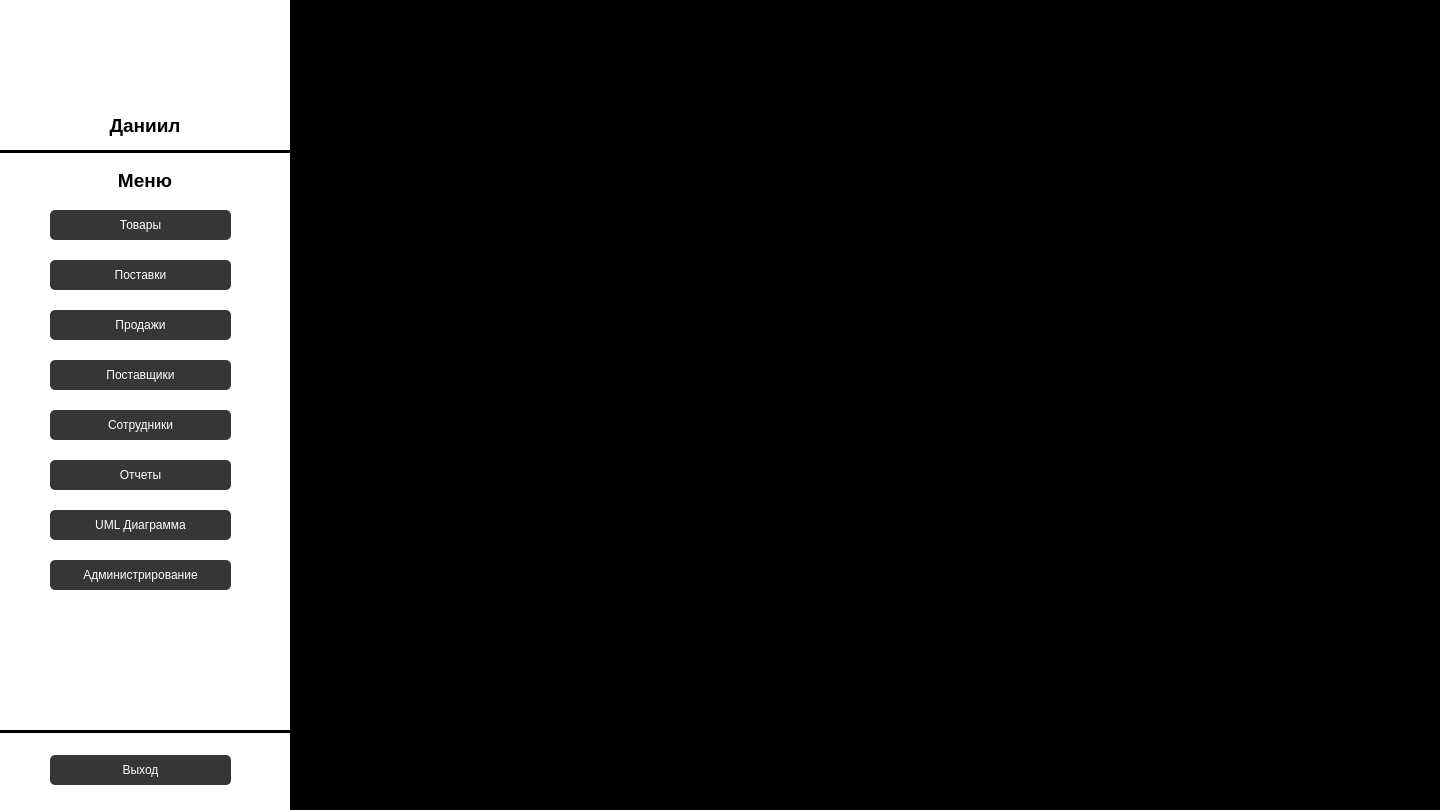
<?xml version="1.0" encoding="UTF-8"?>
<ui version="4.0">
 <class>MainWindow</class>
 <widget class="QMainWindow" name="MainWindow">
  <property name="geometry">
   <rect>
    <x>0</x>
    <y>0</y>
    <width>1440</width>
    <height>810</height>
   </rect>
  </property>
  <property name="minimumSize">
   <size>
    <width>1440</width>
    <height>810</height>
   </size>
  </property>
  <property name="maximumSize">
   <size>
    <width>1440</width>
    <height>810</height>
   </size>
  </property>
  <property name="windowTitle">
   <string>MainWindow</string>
  </property>
  <property name="styleSheet">
   <string notr="true">background-color: rgb(0, 0, 0);</string>
  </property>
  <widget class="QWidget" name="centralwidget">
   <widget class="QLabel" name="label">
    <property name="geometry">
     <rect>
      <x>0</x>
      <y>0</y>
      <width>290</width>
      <height>810</height>
     </rect>
    </property>
    <property name="minimumSize">
     <size>
      <width>290</width>
      <height>810</height>
     </size>
    </property>
    <property name="maximumSize">
     <size>
      <width>1440</width>
      <height>810</height>
     </size>
    </property>
    <property name="styleSheet">
     <string notr="true">background-color: rgb(255, 255, 255);</string>
    </property>
    <property name="text">
     <string/>
    </property>
   </widget>
   <widget class="QLabel" name="label_username">
    <property name="geometry">
     <rect>
      <x>0</x>
      <y>110</y>
      <width>290</width>
      <height>31</height>
     </rect>
    </property>
    <property name="font">
     <font>
      <family>Arial</family>
      <pointsize>14</pointsize>
      <weight>75</weight>
      <italic>false</italic>
      <bold>true</bold>
      <underline>false</underline>
      <strikeout>false</strikeout>
     </font>
    </property>
    <property name="styleSheet">
     <string notr="true">background-color: rgb(255, 255, 255);
</string>
    </property>
    <property name="text">
     <string>Даниил</string>
    </property>
    <property name="alignment">
     <set>Qt::AlignCenter</set>
    </property>
   </widget>
   <widget class="QLabel" name="label_3">
    <property name="geometry">
     <rect>
      <x>120</x>
      <y>60</y>
      <width>50</width>
      <height>50</height>
     </rect>
    </property>
    <property name="minimumSize">
     <size>
      <width>50</width>
      <height>50</height>
     </size>
    </property>
    <property name="maximumSize">
     <size>
      <width>50</width>
      <height>50</height>
     </size>
    </property>
    <property name="styleSheet">
     <string notr="true">background-color: rgb(255, 255, 255);</string>
    </property>
    <property name="text">
     <string/>
    </property>
    <property name="pixmap">
     <pixmap>../../../Downloads/user-octagon-svgrepo-com.svg</pixmap>
    </property>
    <property name="scaledContents">
     <bool>true</bool>
    </property>
    <property name="alignment">
     <set>Qt::AlignCenter</set>
    </property>
   </widget>
   <widget class="QLabel" name="line_1">
    <property name="geometry">
     <rect>
      <x>0</x>
      <y>150</y>
      <width>290</width>
      <height>3</height>
     </rect>
    </property>
    <property name="text">
     <string>TextLabel</string>
    </property>
   </widget>
   <widget class="QPushButton" name="pushButton_8">
    <property name="geometry">
     <rect>
      <x>50</x>
      <y>510</y>
      <width>181</width>
      <height>30</height>
     </rect>
    </property>
    <property name="styleSheet">
     <string notr="true">background-color: rgb(54, 54, 54);
border-radius:5px;
font: 9pt &quot;Arial&quot;;
color: rgb(255, 255, 255);</string>
    </property>
    <property name="text">
     <string>UML Диаграмма</string>
    </property>
   </widget>
   <widget class="QLabel" name="label_menu">
    <property name="geometry">
     <rect>
      <x>0</x>
      <y>170</y>
      <width>290</width>
      <height>20</height>
     </rect>
    </property>
    <property name="font">
     <font>
      <family>Arial</family>
      <pointsize>14</pointsize>
      <weight>75</weight>
      <bold>true</bold>
     </font>
    </property>
    <property name="styleSheet">
     <string notr="true">background-color: rgb(255, 255, 255);
</string>
    </property>
    <property name="text">
     <string>Меню</string>
    </property>
    <property name="alignment">
     <set>Qt::AlignCenter</set>
    </property>
    <property name="margin">
     <number>0</number>
    </property>
   </widget>
   <widget class="QPushButton" name="pushButton_9">
    <property name="geometry">
     <rect>
      <x>50</x>
      <y>460</y>
      <width>181</width>
      <height>30</height>
     </rect>
    </property>
    <property name="styleSheet">
     <string notr="true">background-color: rgb(54, 54, 54);
border-radius:5px;
font: 9pt &quot;Arial&quot;;
color: rgb(255, 255, 255);</string>
    </property>
    <property name="text">
     <string>Отчеты</string>
    </property>
   </widget>
   <widget class="QPushButton" name="pushButton_10">
    <property name="geometry">
     <rect>
      <x>50</x>
      <y>210</y>
      <width>181</width>
      <height>30</height>
     </rect>
    </property>
    <property name="font">
     <font>
      <family>Arial</family>
      <pointsize>9</pointsize>
      <weight>50</weight>
      <italic>false</italic>
      <bold>false</bold>
     </font>
    </property>
    <property name="styleSheet">
     <string notr="true">background-color: rgb(54, 54, 54);
border-radius:5px;
font: 9pt &quot;Arial&quot;;
color: rgb(255, 255, 255);</string>
    </property>
    <property name="text">
     <string>Товары</string>
    </property>
   </widget>
   <widget class="QPushButton" name="pushButton_11">
    <property name="geometry">
     <rect>
      <x>50</x>
      <y>260</y>
      <width>181</width>
      <height>30</height>
     </rect>
    </property>
    <property name="styleSheet">
     <string notr="true">background-color: rgb(54, 54, 54);
border-radius:5px;
font: 9pt &quot;Arial&quot;;
color: rgb(255, 255, 255);</string>
    </property>
    <property name="text">
     <string>Поставки</string>
    </property>
   </widget>
   <widget class="QPushButton" name="pushButton_12">
    <property name="geometry">
     <rect>
      <x>50</x>
      <y>310</y>
      <width>181</width>
      <height>30</height>
     </rect>
    </property>
    <property name="styleSheet">
     <string notr="true">background-color: rgb(54, 54, 54);
border-radius:5px;
font: 9pt &quot;Arial&quot;;
color: rgb(255, 255, 255);</string>
    </property>
    <property name="text">
     <string>Продажи</string>
    </property>
   </widget>
   <widget class="QPushButton" name="pushButton_13">
    <property name="geometry">
     <rect>
      <x>50</x>
      <y>360</y>
      <width>181</width>
      <height>30</height>
     </rect>
    </property>
    <property name="styleSheet">
     <string notr="true">background-color: rgb(54, 54, 54);
border-radius:5px;
font: 9pt &quot;Arial&quot;;
color: rgb(255, 255, 255);</string>
    </property>
    <property name="text">
     <string>Поставщики</string>
    </property>
   </widget>
   <widget class="QPushButton" name="pushButton_14">
    <property name="geometry">
     <rect>
      <x>50</x>
      <y>410</y>
      <width>181</width>
      <height>30</height>
     </rect>
    </property>
    <property name="styleSheet">
     <string notr="true">background-color: rgb(54, 54, 54);
border-radius:5px;
font: 9pt &quot;Arial&quot;;
color: rgb(255, 255, 255);</string>
    </property>
    <property name="text">
     <string>Сотрудники</string>
    </property>
   </widget>
   <widget class="QPushButton" name="pushButton_15">
    <property name="geometry">
     <rect>
      <x>50</x>
      <y>560</y>
      <width>181</width>
      <height>30</height>
     </rect>
    </property>
    <property name="styleSheet">
     <string notr="true">background-color: rgb(54, 54, 54);
border-radius:5px;
font: 9pt &quot;Arial&quot;;
color: rgb(255, 255, 255);</string>
    </property>
    <property name="text">
     <string>Администрирование</string>
    </property>
   </widget>
   <widget class="QPushButton" name="exit_btn">
    <property name="geometry">
     <rect>
      <x>50</x>
      <y>755</y>
      <width>181</width>
      <height>30</height>
     </rect>
    </property>
    <property name="styleSheet">
     <string notr="true">background-color: rgb(54, 54, 54);
border-radius:5px;
font: 9pt &quot;Arial&quot;;
color: rgb(255, 255, 255);</string>
    </property>
    <property name="text">
     <string>Выход</string>
    </property>
   </widget>
   <widget class="QLabel" name="line_2">
    <property name="geometry">
     <rect>
      <x>0</x>
      <y>730</y>
      <width>291</width>
      <height>3</height>
     </rect>
    </property>
    <property name="text">
     <string>TextLabel</string>
    </property>
   </widget>
  </widget>
 </widget>
 <resources/>
 <connections/>
</ui>
